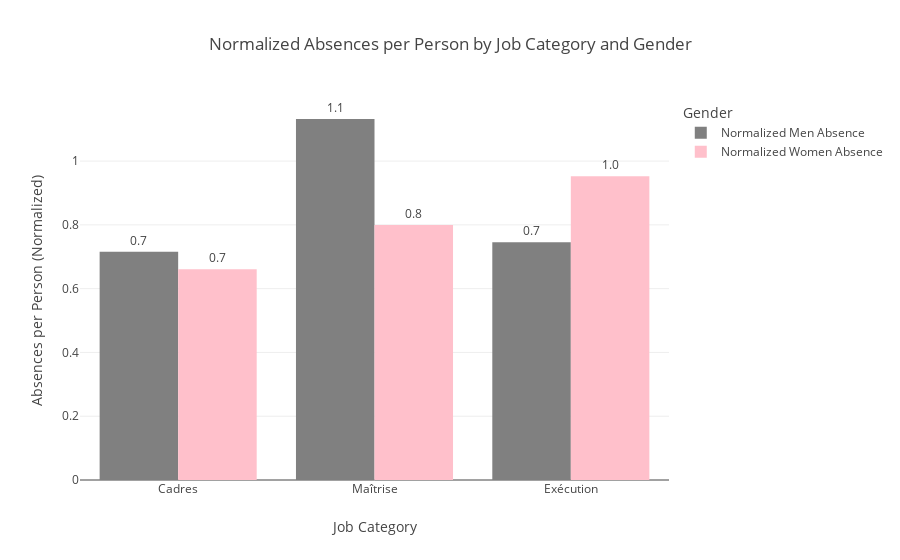

Notebook cell for this chart:
### Code cell
# Second Graph: Normalized Absences
df_melted_2 = filtered_df.melt(id_vars='Category', 
                               value_vars=['Normalized Men Absence', 'Normalized Women Absence'], 
                               var_name='Gender', 
                               value_name='Normalized Absences (Hours)')

fig2 = px.bar(
    df_melted_2,
    x='Category',
    y='Normalized Absences (Hours)',
    color='Gender',
    text='Normalized Absences (Hours)',
    barmode='group',
    color_discrete_map={'Normalized Men Absence': 'gray', 'Normalized Women Absence': 'pink'},
    labels={'Category': 'Job Category', 'Normalized Absences (Hours)': 'Absences per Person (Normalized)'},
    title='Normalized Absences per Person by Job Category and Gender'
)

fig2.update_traces(texttemplate='%{text:.1f}', textposition='outside')
fig2.update_layout(
    yaxis=dict(title='Absences per Person (Normalized)'),
    xaxis=dict(title='Job Category'),
    legend_title_text='Gender'
)

### Figure 1 — Plotly figure (JSON) as saved in the notebook; plotly's stock layout.template omitted (floating-point values rounded to 4 significant figures)
{"data": [{"alignmentgroup": "True", "hovertemplate": "Gender=Normalized Men Absence<br>Job Category=%{x}<br>Absences per Person (Normalized)=%{text}<extra></extra>", "legendgroup": "Normalized Men Absence", "marker": {"color": "gray", "pattern": {"shape": ""}}, "name": "Normalized Men Absence", "offsetgroup": "Normalized Men Absence", "orientation": "v", "showlegend": true, "text": [0.7158, 1.132, 0.7458], "textposition": "outside", "texttemplate": "%{text:.1f}", "type": "bar", "x": ["Cadres", "Maîtrise", "Exécution"], "xaxis": "x", "y": [0.7158, 1.132, 0.7458], "yaxis": "y"}, {"alignmentgroup": "True", "hovertemplate": "Gender=Normalized Women Absence<br>Job Category=%{x}<br>Absences per Person (Normalized)=%{text}<extra></extra>", "legendgroup": "Normalized Women Absence", "marker": {"color": "pink", "pattern": {"shape": ""}}, "name": "Normalized Women Absence", "offsetgroup": "Normalized Women Absence", "orientation": "v", "showlegend": true, "text": [0.6611, 0.7997, 0.9526], "textposition": "outside", "texttemplate": "%{text:.1f}", "type": "bar", "x": ["Cadres", "Maîtrise", "Exécution"], "xaxis": "x", "y": [0.6611, 0.7997, 0.9526], "yaxis": "y"}], "layout": {"barmode": "group", "legend": {"title": {"text": "Gender"}, "tracegroupgap": 0}, "title": {"text": "Normalized Absences per Person by Job Category and Gender"}, "xaxis": {"anchor": "y", "domain": [0, 1], "title": {"text": "Job Category"}}, "yaxis": {"anchor": "x", "domain": [0, 1], "title": {"text": "Absences per Person (Normalized)"}}}}
